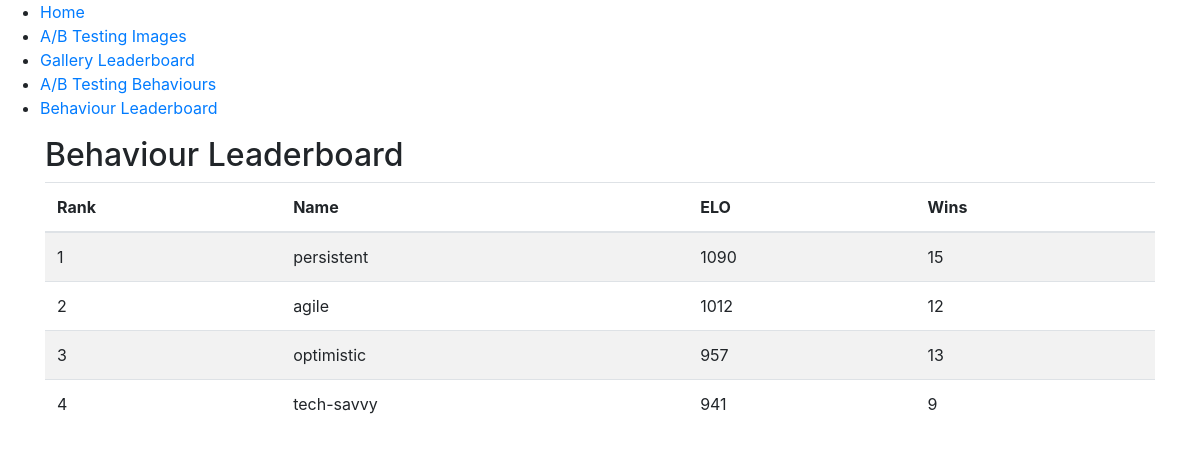
Page /behaviour_leaderboard on the earlier database version.
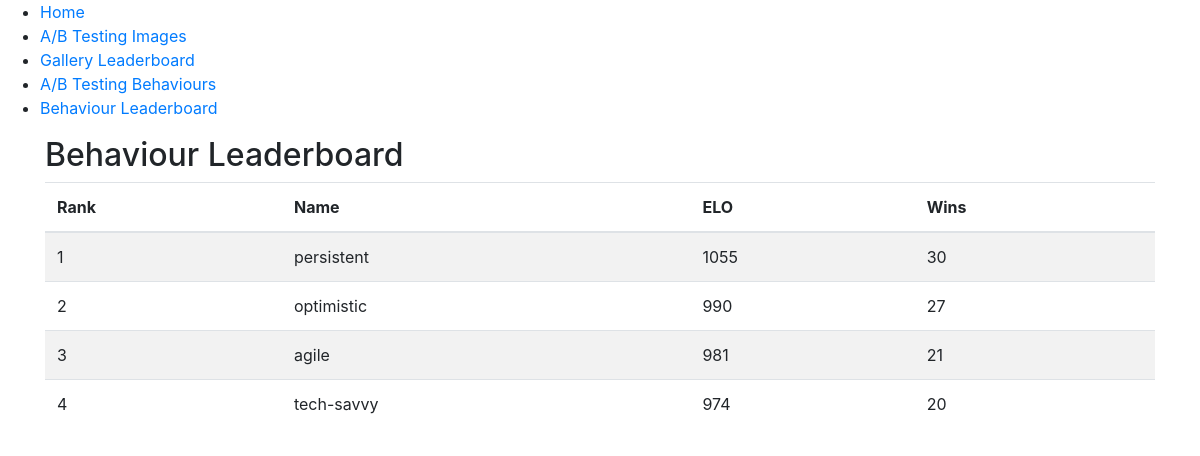
Same page on the later database version.
### tables this page shows
CREATE TABLE Behaviour (
            id INTEGER PRIMARY KEY AUTOINCREMENT,
            name TEXT NOT NULL UNIQUE,
            ELO INTEGER DEFAULT 1000,
            Wins INTEGER DEFAULT 0
        );

### app.py (the view)
@app.route('/behaviour_leaderboard')
def behaviour_leaderboard():
    leaderboard = get_behaviour_leaderboard()
    return render_template('behaviour_leaderboard.html', leaderboard=leaderboard)

### utils.py (called while the page is built)
def get_behaviour_leaderboard(limit=10):
    conn = sqlite3.connect('treehouse.db')
    cursor = conn.cursor()
    try:
        cursor.execute("SELECT name, ELO, Wins FROM Behaviour ORDER BY ELO DESC LIMIT ?", (limit,))
        leaderboard = cursor.fetchall()
        return leaderboard
    except Exception as e:
        print(f"Error retrieving behaviour leaderboard: {e}")
        return []
    finally:
        conn.close()

### templates/behaviour_leaderboard.html
{% extends 'base.html' %}
{% block content %}
    <h2>Behaviour Leaderboard</h2>
    <table class="table table-striped">
        <thead>
            <tr>
                <th>Rank</th>
                <th>Name</th>
                <th>ELO</th>
                <th>Wins</th>
            </tr>
        </thead>
        <tbody>
            {% for behaviour in leaderboard %}
                <tr>
                    <td>{{ loop.index }}</td>
                    <td>{{ behaviour[0] }}</td>
                    <td>{{ behaviour[1] }}</td>
                    <td>{{ behaviour[2] }}</td>
                </tr>
            {% endfor %}
        </tbody>
    </table>
{% endblock %}

Differences in the rows shown:
changed Behaviour "persistent": ELO "1090" → "1055"; Wins "15" → "30"
changed Behaviour "optimistic": ELO "957" → "990"; Wins "13" → "27"; moves up the list
changed Behaviour "agile": ELO "1012" → "981"; Wins "12" → "21"
changed Behaviour "tech-savvy": ELO "941" → "974"; Wins "9" → "20"
